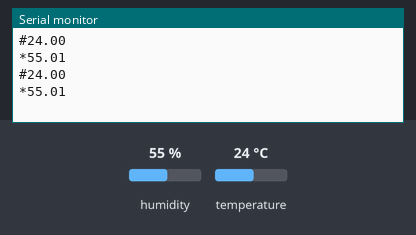
Bench run of a program on a simulated Arduino Uno, built with avr-gcc and run on an emulated ATmega328P. On the bench: the last lines printed to the serial monitor. Wiring (inferred from the names in the program): HTU21/Si7021 sensor at I2C address 0x40. The inputs (shaded band) are chosen by the test bench; at power-on: humidity 55 %, temperature 24 °C.

Above: at 2.3 s.
2.4 s: humidity set to 22 %
At 3.7 s:
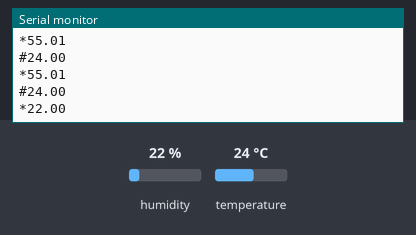
3.9 s: temperature set to 12 °C
At 4.8 s:
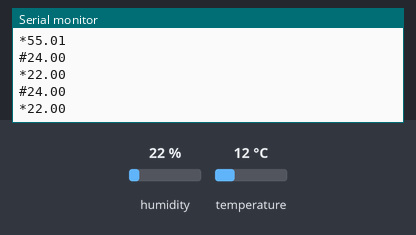
5.4 s: humidity set to 40 %
At 6.8 s:
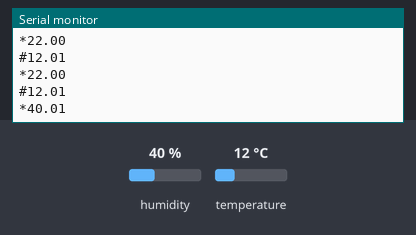
Timing chart, 0 to 8.4 s (numbered marks = the images above; inputs shaded):
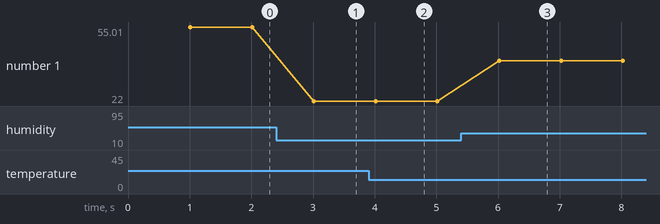

The program:

main.cpp
```cpp
#include <Arduino.h>
#include <Wire.h>

// SHT25 I2C address is 0x40(64)
#define Addr 0x40

#define BLUETOOTH_TEMPERATURE_START_CHAR '#'
#define BLUETOOTH_HUMIDITY_START_CHAR '*'

float readTemperature();
float readHumidity();


void setup() {
	Wire.begin();                // join i2c bus (address optional for master)
	Serial.begin(9600);          // start serial communication at 9600bps
}

void loop() {
	float temperature = readTemperature();
	float humidity = readHumidity();
	Serial.print(BLUETOOTH_TEMPERATURE_START_CHAR);
	Serial.println(temperature);
	Serial.print(BLUETOOTH_HUMIDITY_START_CHAR);
	Serial.println(humidity);
}

float readTemperature(){
	unsigned int data[2];
	// Start I2C transmission
	Wire.beginTransmission(Addr);
	// Send temperature measurement command, NO HOLD master
	Wire.write(0xF3);
	// Stop I2C transmission
	Wire.endTransmission();
	delay(500);
	// Request 2 bytes of data
	Wire.requestFrom(Addr, 2);
	// Read 2 bytes of data
	// temp msb, temp lsb
	if(Wire.available() == 2)
	{
		data[0] = Wire.read();
		data[1] = Wire.read();
		// Convert the data
		float cTemp = (((data[0] * 256.0 + data[1]) * 175.72) / 65536.0) - 46.85;
		float fTemp = (cTemp * 1.8) + 32;
		// Output data to Serial Monitor
		return cTemp;
	}
}

float readHumidity(){
	unsigned int data[2];
	// Start I2C transmission
	Wire.beginTransmission(Addr);
	// Send humidity measurement command, NO HOLD master
	Wire.write(0xF5);
	// Stop I2C transmission
	Wire.endTransmission();
	delay(500);
	// Request 2 bytes of data
	Wire.requestFrom(Addr, 2);
	// Read 2 bytes of data
	// humidity msb, humidity lsb
	if(Wire.available() == 2)
	{
		data[0] = Wire.read();
		data[1] = Wire.read();
		// Convert the data
		float humidity = (((data[0] * 256.0 + data[1]) * 125.0) / 65536.0) - 6;
		// Output data to Serial Monitor
		return humidity;
	}
}
```

Measured:
- after the input at 2.4 s, the serial monitor: prints a new line after 0.61 s (image 1)
- after the input at 5.4 s, the serial monitor: prints a new line after 0.62 s (image 3)
- plotted number 1: 55.01 → 22 after the input at 2.4 s, 22 → 40.01 after the input at 5.4 s
